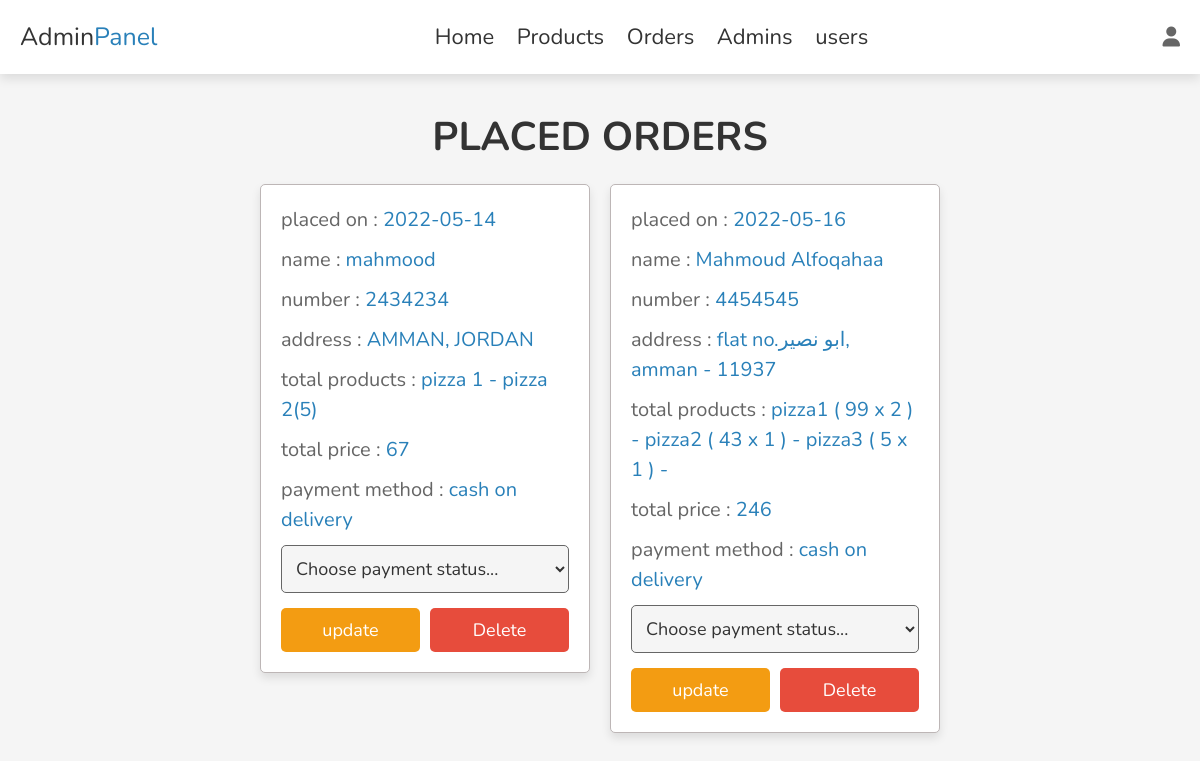
The app's page /admin_orders.php (signed in) with its own data.
### tables this page shows
CREATE TABLE `orders` (
  `id` int(100) NOT NULL,
  `user_id` int(100) NOT NULL,
  `name` varchar(100) NOT NULL,
  `number` varchar(12) NOT NULL,
  `method` varchar(50) NOT NULL,
  `address` varchar(500) NOT NULL,
  `total_products` varchar(1000) NOT NULL,
  `total_price` int(100) NOT NULL,
  `placed_on` date NOT NULL DEFAULT current_timestamp(),
  `payment_status` varchar(20) NOT NULL DEFAULT 'pending'
);

### admin_orders.php (the view, shortened to what this page needs)
<?php
    require_once 'config.php';
?>
<!DOCTYPE html>
<html lang="en">
<head>
    <link rel="stylesheet" href="https://cdnjs.cloudflare.com/ajax/libs/font-awesome/6.1.1/css/all.min.css" />
    <link rel="stylesheet" href="css/admin_style.css"/>
</head>
<body>
<?php require_once 'admin_header.php'; ?>
<section class="orders">
    <h1 class="heading">placed orders</h1>
    <div class="box-container">
        <?php
            $select_orders = $con->prepare("SELECT * FROM `orders`");
            $select_orders->execute();
            $rows = $select_orders->fetchAll(PDO::FETCH_ASSOC);
            if($select_orders->rowCount() > 0){
                foreach($rows as $row){
        ?>
        <div class="box">
            <p> placed on : <span><?php echo $row['placed_on'];?></span> </p>
            <p> name : <span><?php echo $row['name'];?></span> </p>
            <p> number : <span><?php echo $row['number'];?></span> </p>
            <p> address : <span><?php echo $row['address'];?></span> </p>
            <p> total products : <span><?php echo $row['total_products'];?></span> </p>
            <p> total price : <span><?php echo $row['total_price'];?></span> </p>
            <p> payment method : <span><?php echo $row['method'];?></span> </p>
            <form action="" method="post">
                <select name="payment_status" class="select">
                    <option selected disabled> Choose payment status... </option>
                </select>
                <div class="flex-btn">
                    <input type="submit" value="update" class="option-btn" name="update_payment">
                    <a href="admin_orders.php?delid=<?php  echo $row['id']; ?>" class="delete-btn" onclick="return confirm('delete this order?')">Delete</a>
                </div>
            </form>
        </div>
        <?php
            }
                }else {
                echo '<p class="empty">no orders placed yet!</p>';
            }
        ?>
    </div>
</section>
</body>
</html>

### css/admin_style.css (style rules this page uses)
:root { --main-color:#2980b9; --red:#e74c3c; --orange:#f39c12; --black:#333; --white:#fff; --light-bg:#f5f5f5; --light-color:#666; --border:.1rem solid var(--light-color); --box-shadow:0 .5rem 1rem rgba(0,0,0,.1); }
body { background-color: var(--light-bg); }
* { font-family: 'Nunito', sans-serif; margin:0; padding:0; box-sizing: border-box; outline: none; border:none; text-decoration: none; transition: .2s linear; }
html { font-size: 62.5%; overflow-x: hidden; scroll-behavior: smooth; scroll-padding-top: 7.5rem; }
section { padding: 2rem; margin: 0 auto; max-width: 1200px; }
.heading { text-align: center; margin-bottom: 2rem; font-size: 4rem; color: var(--black); text-transform: uppercase; }
.delete-btn, .option-btn, .btn { display: block; width: 100%; margin-top: 1rem; border-radius: .5rem; padding: 1rem 3rem; font-size: 1.8rem; color: var(--white); cursor: pointer; text-align: center; }
.delete-btn { background-color:var(--red) ; }
.option-btn { background-color:var(--orange) ; }
.flex-btn { display: flex; gap: 1rem; }
.orders .box-container { display: grid; grid-template-columns: repeat(auto-fit,33rem); gap:2rem; align-items: flex-start; justify-content: center; }
.orders .box-container .box { padding: 2rem; padding-top: 1rem; border-radius: .5rem; background-color: var(--white); box-shadow: var(--box-shadow); border: .5px solid rgb(189 182 182); }
.orders .box-container .box p { line-height: 1.5; font-size: 2rem; color: var(--light-color); margin: 1rem 0; }
.orders .box-container .box p span { color: var(--main-color); }
.orders .box-container .select { margin-bottom: .5rem; width: 100%; background-color: var(--light-bg); padding: 1rem ; font-size:1.8rem; color: var(--black); border-radius: .5rem; border: var(--border); }

### records on screen
orders: placed_on "2022-05-14", name "mahmood", number "2434234", address "AMMAN, JORDAN", total_products "pizza 1 - pizza 2(5)", total_price "67", method "cash on delivery"
orders: placed_on "2022-05-16", name "Mahmoud Alfoqahaa", number "4454545", address "flat no.ابو نصير, amman - 11937", total_products "pizza1 ( 99 x 2 ) - pizza2 ( 43 x 1 ) - pizza3 ( 5 x 1 ) -", total_price "246", method "cash on delivery"
